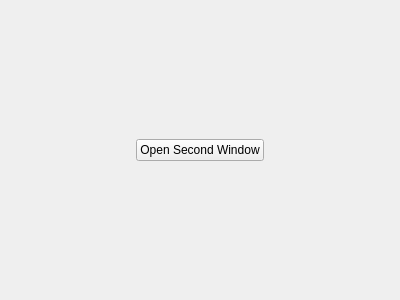
<?xml version="1.0" encoding="UTF-8"?>
<ui version="4.0">
 <class>MainWindow</class>
 <widget class="QMainWindow" name="MainWindow">
  <property name="geometry">
   <rect>
    <x>0</x>
    <y>0</y>
    <width>400</width>
    <height>300</height>
   </rect>
  </property>
  <property name="windowTitle">
   <string>Main Window</string>
  </property>
  <widget class="QWidget" name="centralWidget">
   <layout class="QVBoxLayout" name="verticalLayout">
    <item alignment="Qt::AlignCenter">
     <widget class="QPushButton" name="openSecondWindowButton">
      <property name="text">
       <string>Open Second Window</string>
      </property>
     </widget>
    </item>
   </layout>
  </widget>
 </widget>
 <resources/>
 <connections/>
</ui>
